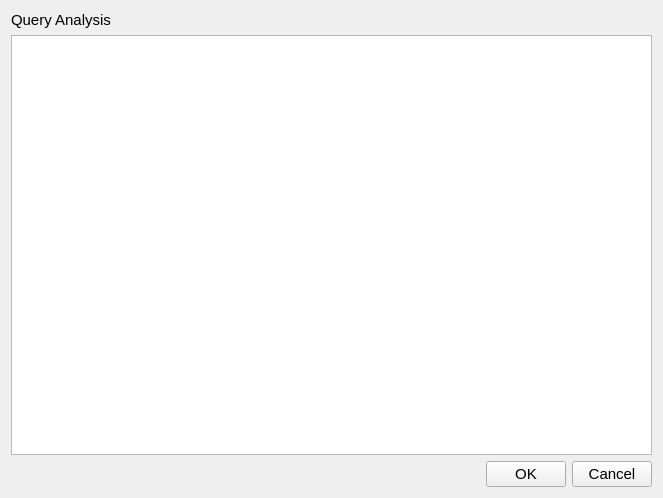
<?xml version="1.0" encoding="UTF-8"?>
<!--
/**
 * Licensed to the Apache Software Foundation (ASF) under one
 * or more contributor license agreements.  See the NOTICE file
 * distributed with this work for additional information
 * regarding copyright ownership.  The ASF licenses this file
 * to you under the Apache License, Version 2.0 (the
 * "License"); you may not use this file except in compliance
 * with the License.  You may obtain a copy of the License at
 *
 *     http://www.apache.org/licenses/LICENSE-2.0
 *
 * Unless required by applicable law or agreed to in writing, software
 * distributed under the License is distributed on an "AS IS" BASIS,
 * WITHOUT WARRANTIES OR CONDITIONS OF ANY KIND, either express or implied.
 * See the License for the specific language governing permissions and
 * limitations under the License.
 */
-->
<ui version="4.0">
 <class>QueryAnalysisView</class>
 <widget class="QWidget" name="QueryAnalysisView">
  <property name="geometry">
   <rect>
    <x>0</x>
    <y>0</y>
    <width>663</width>
    <height>498</height>
   </rect>
  </property>
  <property name="font">
   <font>
    <pointsize>11</pointsize>
   </font>
  </property>
  <property name="windowTitle">
   <string>QueryAnalysis</string>
  </property>
  <property name="windowIcon">
   <iconset resource="Resource.qrc">
    <normaloff>:/file/R_DUMMY</normaloff>:/file/R_DUMMY</iconset>
  </property>
  <layout class="QVBoxLayout" name="verticalLayout_3">
   <item>
    <layout class="QVBoxLayout" name="verticalLayout_2">
     <item>
      <layout class="QVBoxLayout" name="verticalLayout">
       <item>
        <widget class="QLabel" name="label">
         <property name="text">
          <string>Query Analysis</string>
         </property>
        </widget>
       </item>
       <item>
        <widget class="QListWidget" name="listWidget">
         <property name="font">
          <font>
           <pointsize>11</pointsize>
          </font>
         </property>
         <property name="editTriggers">
          <set>QAbstractItemView::NoEditTriggers</set>
         </property>
         <property name="selectionBehavior">
          <enum>QAbstractItemView::SelectRows</enum>
         </property>
         <property name="textElideMode">
          <enum>Qt::ElideLeft</enum>
         </property>
        </widget>
       </item>
      </layout>
     </item>
     <item>
      <layout class="QHBoxLayout" name="horizontalLayout" stretch="0,0,0">
       <item>
        <spacer name="horizontalSpacer">
         <property name="orientation">
          <enum>Qt::Horizontal</enum>
         </property>
         <property name="sizeHint" stdset="0">
          <size>
           <width>40</width>
           <height>20</height>
          </size>
         </property>
        </spacer>
       </item>
       <item>
        <widget class="QPushButton" name="btnOK">
         <property name="text">
          <string>OK</string>
         </property>
        </widget>
       </item>
       <item>
        <widget class="QPushButton" name="btnCancel">
         <property name="text">
          <string>Cancel</string>
         </property>
        </widget>
       </item>
      </layout>
     </item>
    </layout>
   </item>
  </layout>
 </widget>
 <resources>
  <include location="Resource.qrc"/>
 </resources>
 <connections/>
</ui>
